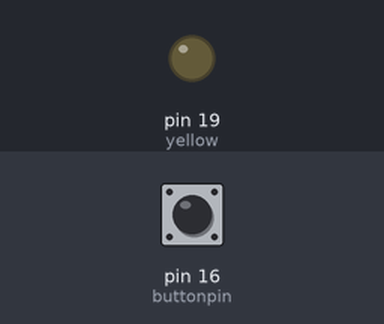
The sketch below on a simulated Arduino Uno, built with avr-gcc and run on an emulated ATmega328P. Parts: output pins drawn as LEDs (lit = HIGH). Dashed ring = blinking. The inputs (shaded band) are chosen by the test bench; at power-on: pin 16 (buttonpin) LOW.

Above: at 1.2 s.
1.3 s: pin 16 (buttonpin) pulled HIGH for 1 s
At 1.45 s:
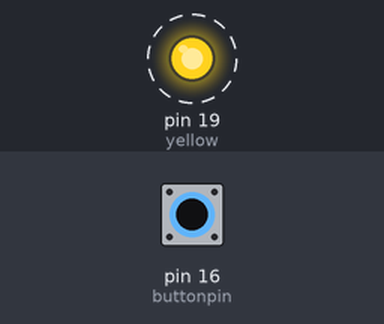
4.3 s: pin 16 (buttonpin) pulled HIGH for 3.2 s
At 8.3 s:
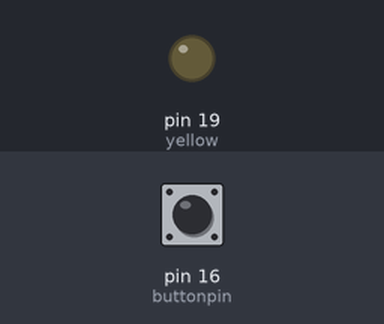
Timing chart, 0 to 9.8 s (numbered marks = the images above; inputs shaded):
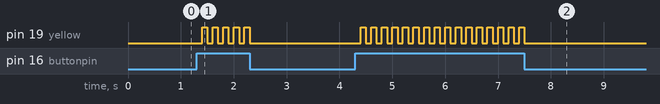

The sketch:

ToggleLED.ino
```cpp
int yellow=19;// LED
int buttonpin=16;
bool reading;//push button state
int ctr=0;//counter for button presses


void setup(){
 pinMode(yellow, OUTPUT);
 pinMode(buttonpin, INPUT);
}

void loop(){
  reading=digitalRead(buttonpin);//reads the push button

    if(reading==HIGH){
       delay(100);
      ctr++;//if button is pressed, counter goes up by one
  }
    if(ctr%2!=0){

    digitalWrite(yellow,HIGH);


    }
    else
  //LEDs turn off when ctr is even
   // if (ctr%2==0){
  digitalWrite(yellow,LOW);

//}
}
```

Measured:
- after the input at 1.3 s, pin 19 (yellow): alternates HIGH for 0.10 s and LOW for 0.10 s, 10 changes in all, then stays LOW, starting after 0.10 s
- after the input at 4.3 s, pin 19 (yellow): alternates HIGH for 0.10 s and LOW for 0.10 s, 32 changes in all, then stays LOW, starting after 0.10 s
